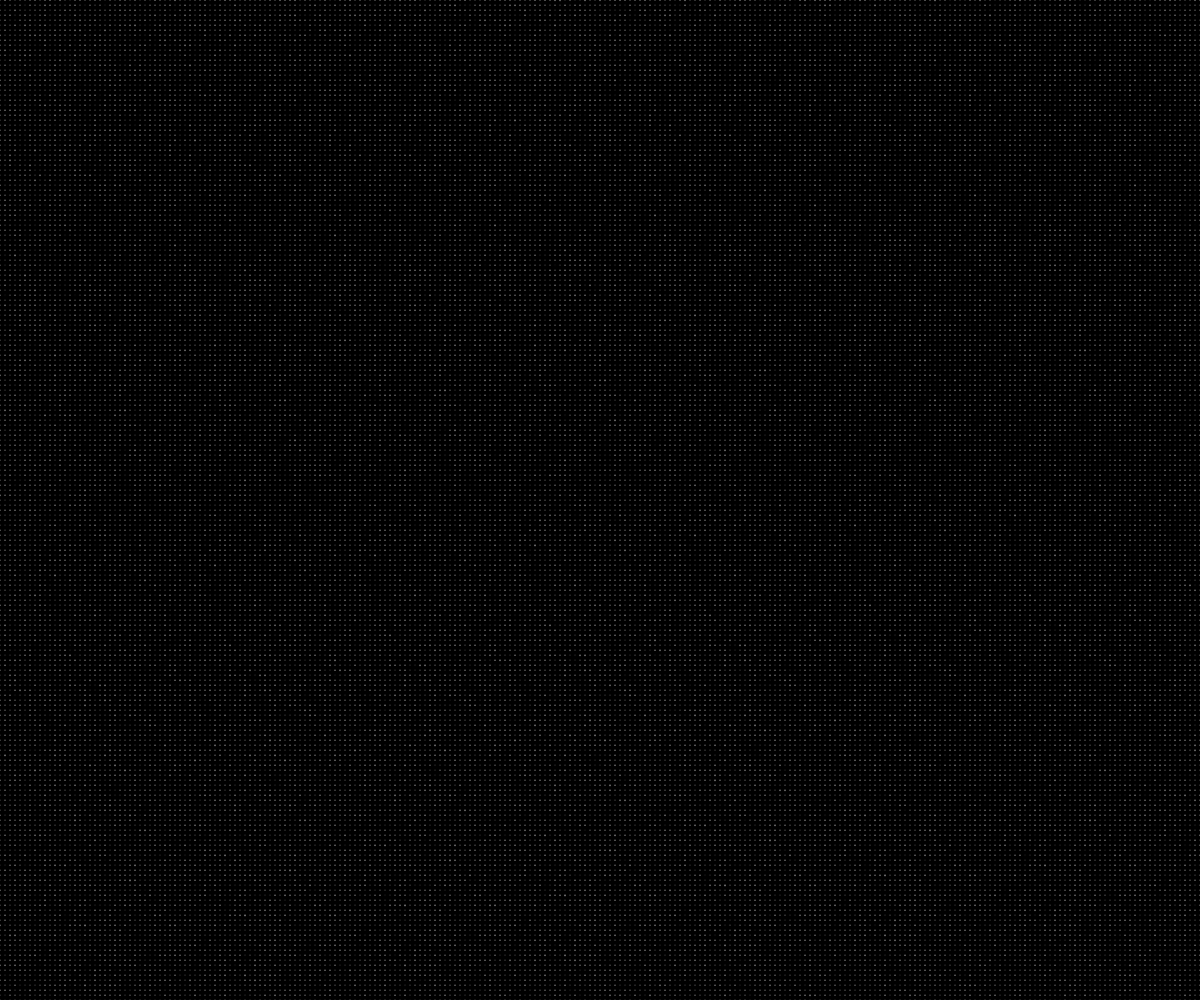
Frame 1 (no input)
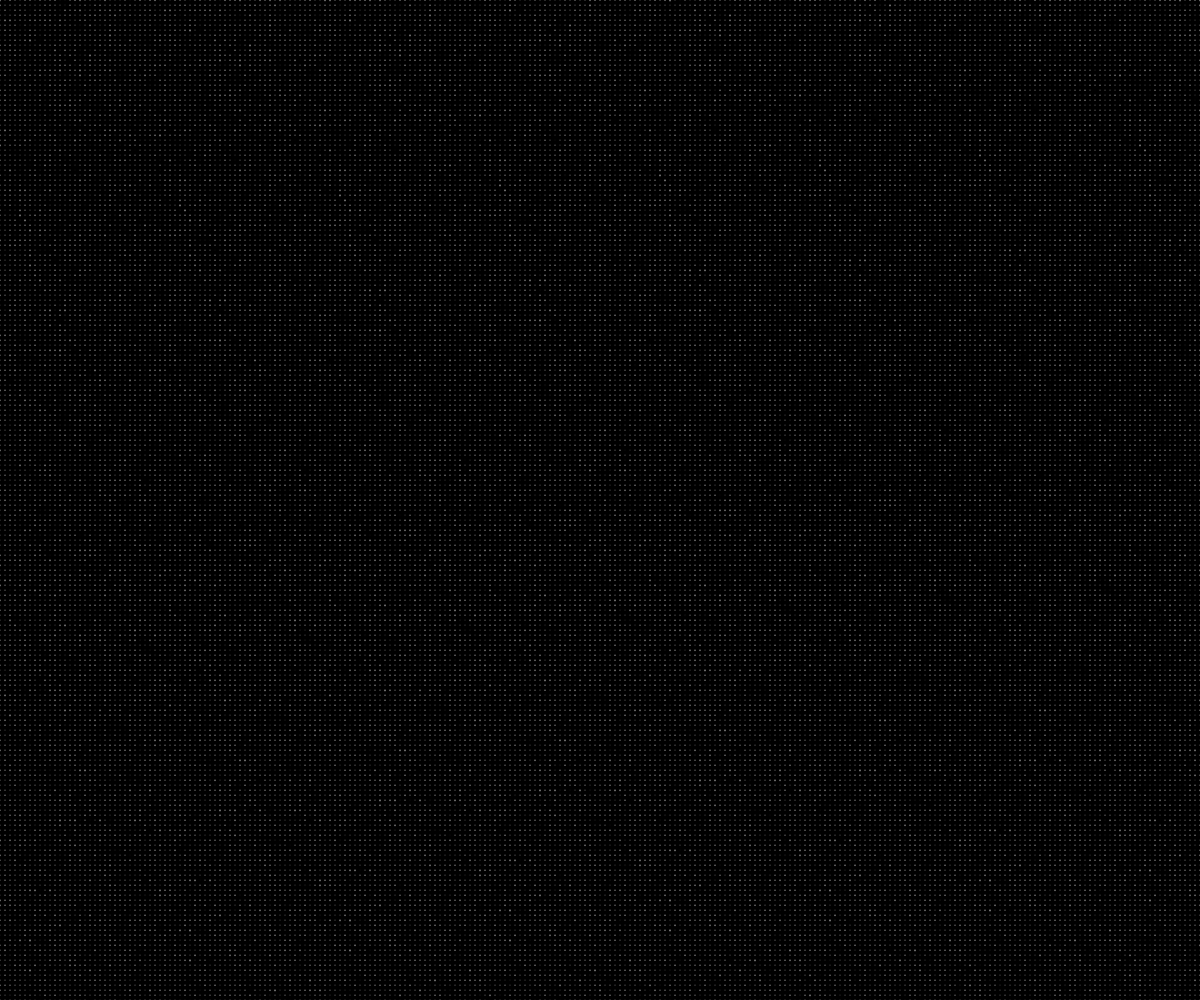
Frame 60 (no input)
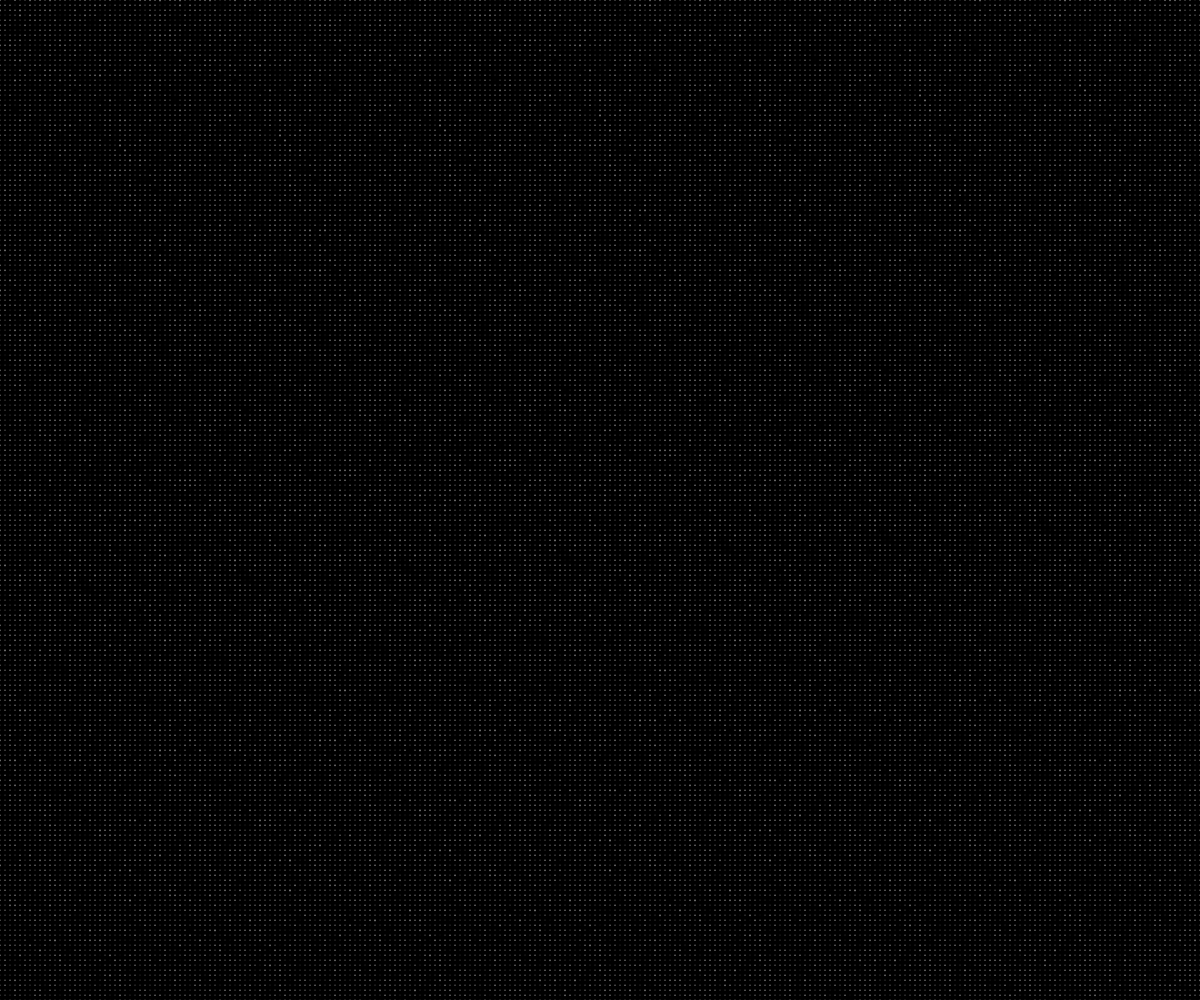
Frame 120 (the mouse pressed at the canvas centre since frame 60)

The p5.js sketch that drew these frames (run headless with seeded random() and noise() and a simulated clock; from frame 60 on, the mouse is pressed at the canvas centre):

// p5.js sketch
// ── sketch.js
var noiseScale = 0.3;

function setup() {
  createCanvas(windowWidth, windowHeight);
}

function draw() {
  background(0);
  for (var y = 0; y <= height; y += 5) {

    for (var x = 0; x <= width; x += 5) {
      // for (var y = 0; y <= windowHeight; y += 5) {
      var noiseVal = noise((frameCount + x) * noiseScale, (frameCount + y) * noiseScale);

      stroke(noiseVal * 255);
      line(x, y + noiseVal, x, y);
    }
  }
}
